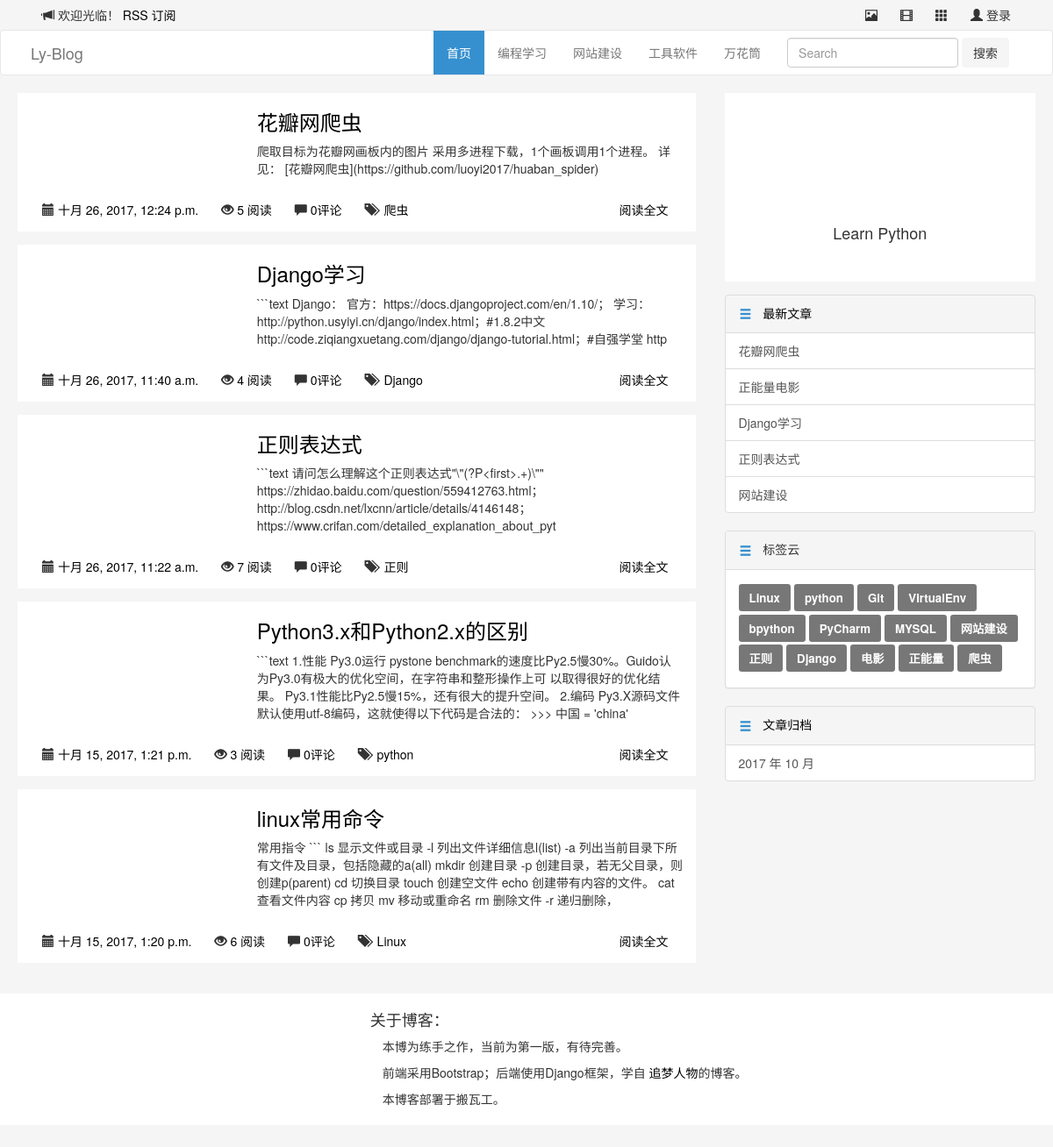
Page /category/4/ on the earlier database version.
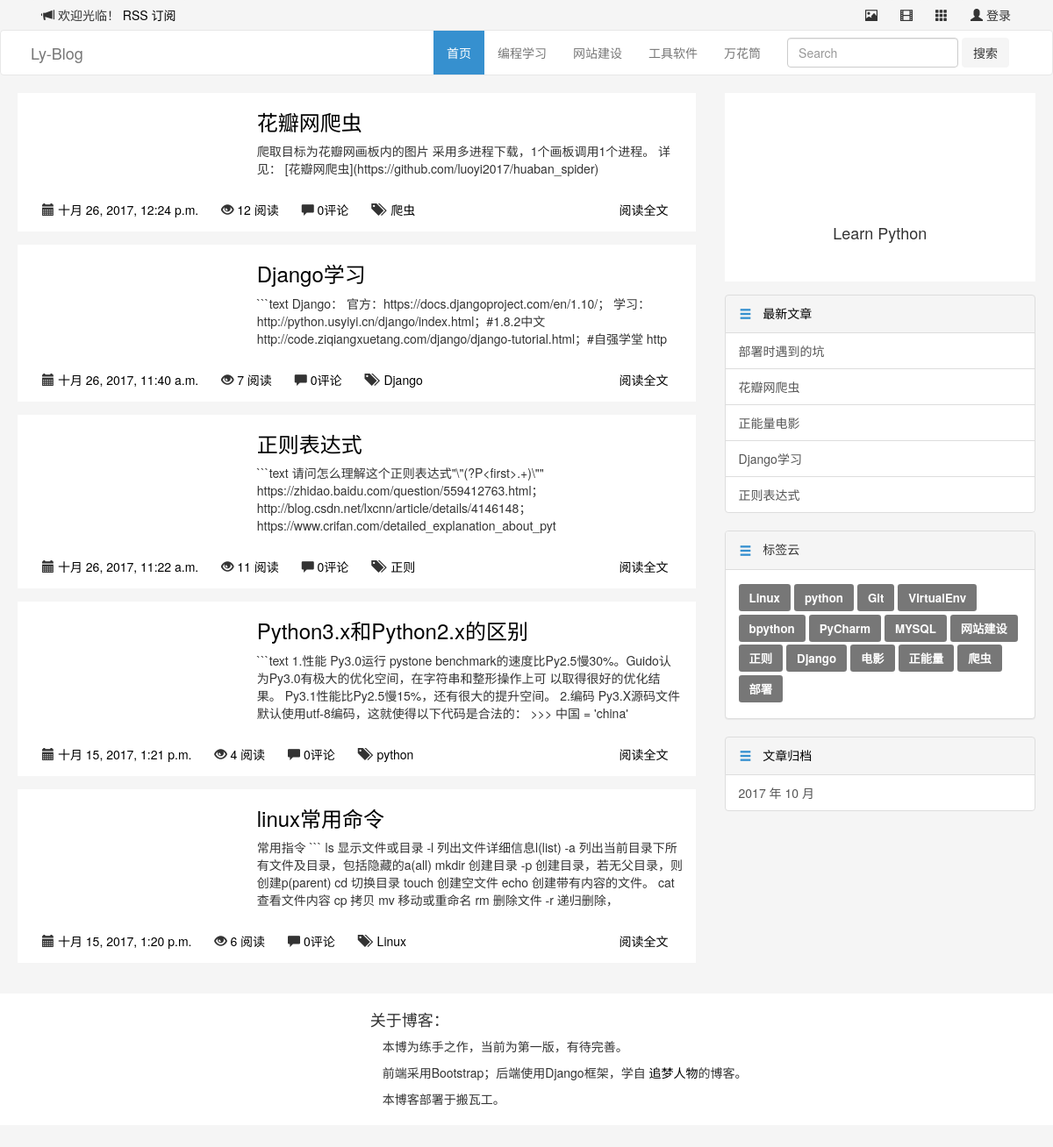
Same page on the later database version.
### blog/models.py (models this page shows, shortened)
@python_2_unicode_compatible
class Category(models.Model):
    name = models.CharField(max_length=100)

@python_2_unicode_compatible
class Article(models.Model):
    title = models.CharField(max_length=70)
    body = models.TextField()
    created_time = models.DateTimeField()
    modified_time = models.DateTimeField()
    excerpt = models.CharField(max_length=200, blank=True)
    category = models.ForeignKey(Category)
    tags = models.ManyToManyField(Tag, blank=True)
    author = models.ForeignKey(User)
    views = models.PositiveIntegerField(default=0)
    def get_absolute_url(self):
        return reverse('blog:detail', kwargs={'pk': self.pk})
    class Meta:
        ordering = ['-created_time']

@python_2_unicode_compatible
class Tag(models.Model):
    name = models.CharField(max_length=100)

### blog/views.py (the view)
# urls.py: url(r'^category/(?P<pk>[0-9]+)/$', views.CategoryView.as_view(), name='category'),
class CategoryView(IndexView):
    def get_queryset(self):
        cate = get_object_or_404(Category, pk=self.kwargs.get('pk'))
        return super(CategoryView, self).get_queryset().filter(category=cate)

### blog/templatetags/blog_tags.py (called while the page is built)
@register.simple_tag
def get_recent_articles(num=5):
    return Article.objects.all().order_by('-created_time')[:num]

@register.simple_tag
def archives():
    return Article.objects.dates('created_time', 'month', order='DESC')

@register.simple_tag
def get_categories():
    return Category.objects.annotate(num_articles=Count('article')).filter(num_articles__gt=0)

@register.simple_tag
def get_tags():
    return Tag.objects.annotate(num_articles=Count('article')).filter(num_articles__gt=0)

### blog/views.py (called while the page is built, shortened)
    def get_context_data(self, **kwargs):
        context = super().get_context_data(**kwargs)
        paginator = context.get('paginator')
        page = context.get('page_obj')
        is_paginated = context.get('is_paginated')
        pagination_data = self.pagination_data(paginator, page, is_paginated)
        context.update(pagination_data)
        return context

    def pagination_data(self, paginator, page, is_paginated):
        if not is_paginated:
            return {}

### templates/blog/index.html (shortened to what this page needs)
{% extends 'base.html' %}
{% block main %}
  <div class="row">
    {% for article in article_list %}
      <div class="col-xs-12 blog-default blog-height-3">
      <div class="row">
        <div class="col-sm-4">
        </div>
        <div class="col-sm-8">
          <h3 class="blog-head"><a href="{{ article.get_absolute_url }}">{{ article.title }}</a></h3>
          <p>{{ article.body|truncatechars:200 }}</p>
        </div>
        <div class="col-sm-12 blog-btn-1">
          <button type="button" class="btn btn-default blog-btn-2 pull-left">
            <span class="glyphicon glyphicon-calendar" aria-hidden="true"></span>
            <a href="{% url 'blog:archives' article.created_time.year article.created_time.month %}">{{ article.created_time }}</a>
          </button>
          <button type="button" class="btn btn-default blog-btn-2 pull-left">
            <span class="glyphicon glyphicon-eye-open" aria-hidden="true"></span>
            <a href="#">{{ article.views }} 阅读</a>
          </button>
          <button type="button" class="btn btn-default blog-btn-2 pull-left">
            <span class="glyphicon glyphicon-comment" aria-hidden="true"></span>
            <a href="{{ article.get_absolute_url }}">{{ article.comment_set.count }}评论</a>
          </button>
          <button type="button" class="btn btn-default blog-btn-2 pull-left">
            <span class="glyphicon glyphicon-tags" aria-hidden="true"></span>
            {% for tag in article.tags.all %}
              <a href="{% url 'blog:tag' tag.pk %}">&nbsp{{ tag.name }}</a>
            {% endfor %}
          </button>
          <button type="button" class="btn btn-default blog-btn-2 pull-right">
            <a href="{{ article.get_absolute_url }}">阅读全文</a>
          </button>
        </div>
      </div>
    </div>
    {% empty %}
      暂时还没有发布的文章！
    {% endfor %}
    <div class="col-xs-12 col-sm-8 col-sm-offset-4 ">
      <nav aria-label="Page navigation">
        <br>
      </nav>
    </div>
  </div>
{% endblock main %}

### templates/base.html (shortened to what the changed rows need)
{% load staticfiles %}
{% load blog_tags %}
<!DOCTYPE html>
<html lang="zh-CN">
  <head>
    <link href="https://cdn.bootcss.com/bootstrap/3.3.7/css/bootstrap.min.css" rel="stylesheet">
    <link rel="stylesheet" href="{% static 'blog/css/blog_base.css' %}">
    <link rel="stylesheet" href="{% static 'blog/css/highlights/vs.css' %}">
  </head>
  <body>
    <nav class="navbar navbar-default">
      <div class="container">
        <div class="collapse navbar-collapse" id="bs-example-navbar-collapse-1">
          <ul class="nav navbar-nav navbar-right">
            {% get_categories as category_list %}
            {% for category in category_list %}
              <li>
                <a href="{% url 'blog:category' category.pk %}">
                  {{ category.name }}
                </a>
              </li>
            {% empty %}
              <li><a href="#">暂无分类</a></li>
            {% endfor %}
          </ul>
        </div>
      </div>
    </nav>
<div class="container">
  <div class="row">
    <div class="col-xs-12 col-sm-8">
      {% block main %}
      {% endblock main %}
    </div>
    <div class="col-xs-12 col-sm-4">
      <div class="row">
        <div class="col-sm-11 col-sm-offset-1 blog-height-3">
          <div class="row">
            <div class="list-group">
              <a href="#" class="list-group-item active">
                <button type="button" class="btn btn-default">
                </button>
                &nbsp&nbsp最新文章
              </a>
              {% get_recent_articles as recent_article_list %}
              {% for article in recent_article_list %}
                <a href="{{ article.get_absolute_url }}" class="list-group-item">{{ article.title }}</a>
              {% empty %}
                暂无文章！
              {% endfor %}
            </div>
          </div>
        </div>
        <div class="col-sm-11 col-sm-offset-1 blog-height-3">
          <div class="row">
            <div class="panel panel-default">
              <div class="panel-body">
                {% get_tags as tag_list %}
                {% for tag in tag_list %}
                  <a href="{% url 'blog:tag' tag.pk %}"><span class="label label-default">{{ tag.name }}</span></a>
                {% empty %}
                暂无标签！
                {% endfor %}
              </div>
            </div>
          </div>
        </div>
        <div class="col-sm-11 col-sm-offset-1 blog-height-3">
          <div class="row">
            <div class="list-group">
              <a href="#" class="list-group-item active">
                <button type="button" class="btn btn-default">
                </button>
                &nbsp&nbsp文章归档
              </a>
              {% archives as date_list %}
              {% for date in date_list %}
                <a href="{% url 'blog:archives' date.year date.month %}" class="list-group-item">{{ date.year }} 年 {{ date.month }} 月</a>
              {% empty %}
              暂无归档！
              {% endfor %}
            </div>
          </div>
        </div>
      </div>
    </div>
  </div>
</div>
  </body>
</html>

Differences in the rows shown:
no longer on this page (row unchanged): Article: title "网站建设", shown under "Learn Python"
changed Article "花瓣网爬虫": views "5" → "12"
changed Article "Django学习": views "4" → "7"
changed Article "正则表达式": views "7" → "11"
changed Article "Python3.x和Python2.x的区别": views "3" → "4"
added Article: title "部署时遇到的坑", shown under "Learn Python"
added Tag: name "部署"
